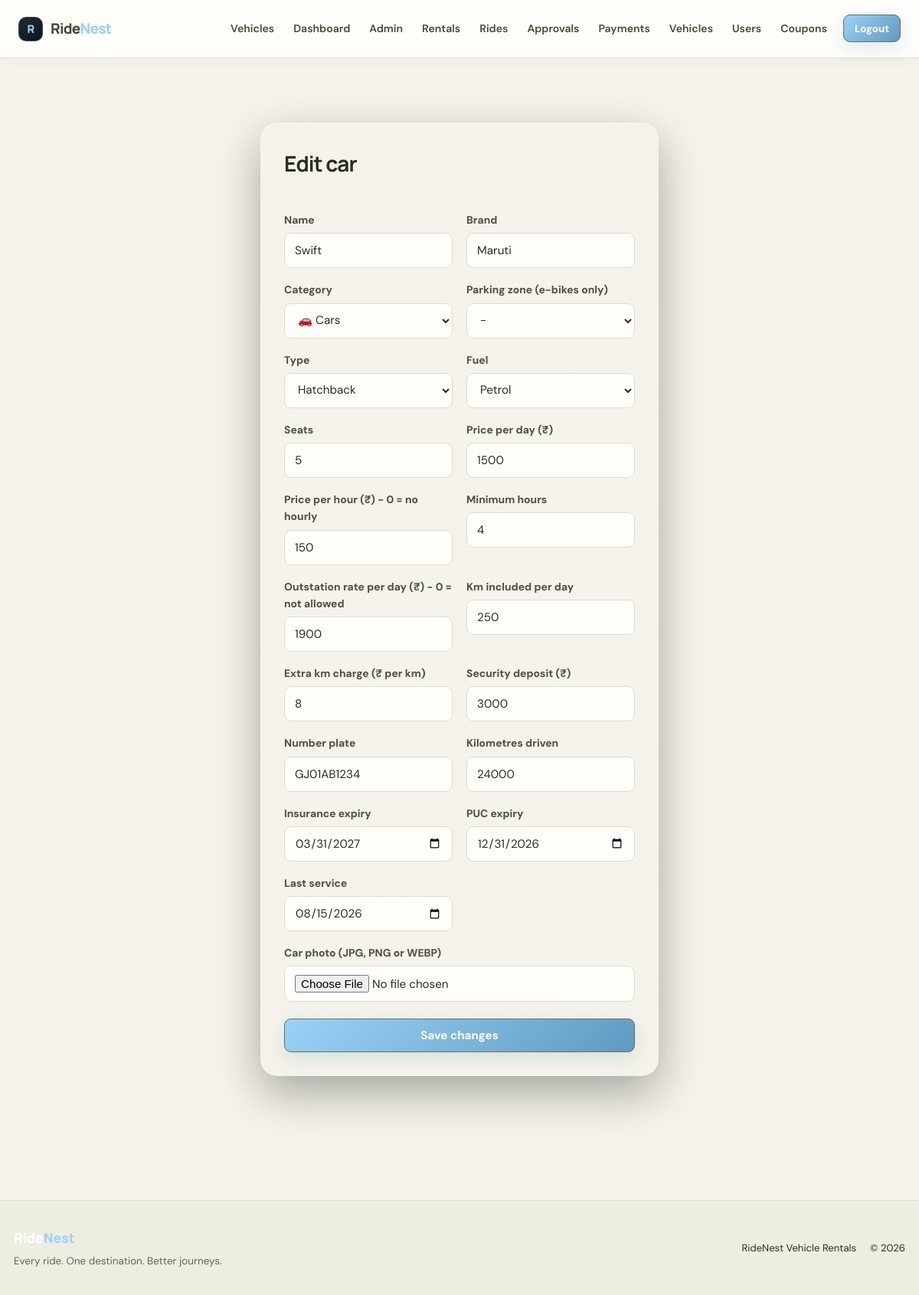
Page /admin/cars/1/edit (signed in) on the committed database.
### tables this page shows
CREATE TABLE cars (
    id INTEGER PRIMARY KEY AUTOINCREMENT,
    name TEXT NOT NULL,
    brand TEXT NOT NULL,
    type TEXT NOT NULL,
    fuel TEXT NOT NULL,
    seats INTEGER NOT NULL,
    price_per_day INTEGER NOT NULL,
    number_plate TEXT NOT NULL UNIQUE,
    qr_token TEXT NOT NULL UNIQUE,
    insurance_expiry TEXT,
    puc_expiry TEXT,
    last_service TEXT,
    km_driven INTEGER DEFAULT 0,
    image TEXT DEFAULT 'default.jpg',
    category TEXT NOT NULL DEFAULT 'Car',
    price_per_hour INTEGER DEFAULT 0,
    min_hours INTEGER DEFAULT 1,
    outstation_rate INTEGER DEFAULT 0,
    km_per_day INTEGER DEFAULT 0,
    extra_km_rate INTEGER DEFAULT 0,
    deposit INTEGER DEFAULT 0,
    station TEXT DEFAULT ''
);

### app.py (the view, shortened to what this page needs)
@app.route("/admin/cars/add", methods=["GET", "POST"], defaults={"car_id": None})
@app.route("/admin/cars/<int:car_id>/edit", methods=["GET", "POST"])
def admin_car_form(car_id):
    if session.get("role") != "admin":
        flash("This page is available to administrators only.", "error")
        return redirect("/login")
    con = sqlite3.connect("database.db")
    con.row_factory = sqlite3.Row
    car = None
    if car_id is not None:
        car = con.execute("SELECT * FROM cars WHERE id = ?", (car_id,)).fetchone()
        if car is None:
            con.close()
            flash("Car not found.", "error")
            return redirect("/admin/cars")
    con.close()
    return render_template("car_form.html", car=car, editing=car_id is not None, types=CAR_TYPES, fuels=FUELS, categories=CATEGORIES, zones=ALL_ZONES)

### app.py (called while the page is built)
@app.before_request
def expire_unpaid_bookings():
    if request.endpoint == "static":
        return
    con = sqlite3.connect("database.db")
    con.execute("""
        UPDATE bookings SET status = 'Cancelled'
        WHERE status = 'Pending' AND payment_status = 'Unpaid' AND approval_status != 'Waiting'
        AND created_at <= datetime('now', ?)
    """, ("-" + str(PAY_WINDOW_MIN) + " minutes",))
    con.execute("""UPDATE bookings SET status = 'Cancelled', approval_status = 'Rejected'
                   WHERE status = 'Pending' AND approval_status = 'Waiting' AND created_at <= datetime('now', '-24 hours')""")
    con.commit()
    con.close()

### templates/car_form.html (shortened to what this page needs)
{% extends "base.html" %}
{% block content %}
{% set c = car or {} %}
<div class="form-box wide">
    <h2>{% if editing %}Edit car{% else %}Add new car{% endif %}</h2>
    <form method="POST" enctype="multipart/form-data">
        <div class="form-grid">
            <div><label>Name</label><input type="text" name="name" value="{{ c.name or '' }}" required></div>
            <div><label>Brand</label><input type="text" name="brand" value="{{ c.brand or '' }}" required></div>
            <div><label>Category</label>
                <select name="category">{% for value, label in categories %}<option value="{{ value }}" {% if (c.category or 'Car') == value %}selected{% endif %}>{{ label }}</option>{% endfor %}</select></div>
            <div><label>Parking zone (e-bikes only)</label>
                <select name="station"><option value="">-</option>{% for z in zones %}<option value="{{ z }}" {% if c.station == z %}selected{% endif %}>{{ z }}</option>{% endfor %}</select></div>
            <div><label>Type</label>
                <select name="type">{% for t in types %}<option {% if c.type == t %}selected{% endif %}>{{ t }}</option>{% endfor %}</select></div>
            <div><label>Fuel</label>
                <select name="fuel">{% for f in fuels %}<option {% if c.fuel == f %}selected{% endif %}>{{ f }}</option>{% endfor %}</select></div>
            <div><label>Seats</label><input type="number" name="seats" min="1" max="12" value="{{ c.seats or 5 }}" required></div>
            <div><label>Price per day (&#8377;)</label><input type="number" name="price_per_day" min="1" value="{{ c.price_per_day or '' }}" required></div>
            <div><label>Price per hour (&#8377;) - 0 = no hourly</label><input type="number" name="price_per_hour" min="0" value="{{ c.price_per_hour or 0 }}"></div>
            <div><label>Minimum hours</label><input type="number" name="min_hours" min="1" max="24" value="{{ c.min_hours or 1 }}"></div>
            <div><label>Outstation rate per day (&#8377;) - 0 = not allowed</label><input type="number" name="outstation_rate" min="0" value="{{ c.outstation_rate or 0 }}"></div>
            <div><label>Km included per day</label><input type="number" name="km_per_day" min="0" value="{{ c.km_per_day or 0 }}"></div>
            <div><label>Extra km charge (&#8377; per km)</label><input type="number" name="extra_km_rate" min="0" value="{{ c.extra_km_rate or 0 }}"></div>
            <div><label>Security deposit (&#8377;)</label><input type="number" name="deposit" min="0" value="{{ c.deposit or 0 }}"></div>
            <div><label>Number plate</label><input type="text" name="number_plate" value="{{ c.number_plate or '' }}" required></div>
            <div><label>Kilometres driven</label><input type="number" name="km_driven" min="0" value="{{ c.km_driven or 0 }}"></div>
            <div><label>Insurance expiry</label><input type="date" name="insurance_expiry" value="{{ c.insurance_expiry or '' }}"></div>
            <div><label>PUC expiry</label><input type="date" name="puc_expiry" value="{{ c.puc_expiry or '' }}"></div>
            <div><label>Last service</label><input type="date" name="last_service" value="{{ c.last_service or '' }}"></div>
        </div>
        <label>Car photo (JPG, PNG or WEBP)</label>
        <input type="file" name="photo" accept="image/png, image/jpeg, image/webp">
        <button class="btn" type="submit">{% if editing %}Save changes{% else %}Add car{% endif %}</button>
    </form>
</div>
{% endblock %}

### rows in the picture
cars: name "Swift", brand "Maruti", category "🚗 Cars", type "Hatchback", fuel "Petrol", seats "5", price_per_day "1500", price_per_hour "150", min_hours "4", outstation_rate "1900", km_per_day "250", extra_km_rate "8", deposit "3000", number_plate "GJ01AB1234", km_driven "24000", insurance_expiry "03/31/2027", puc_expiry "12/31/2026", last_service "08/15/2026"
